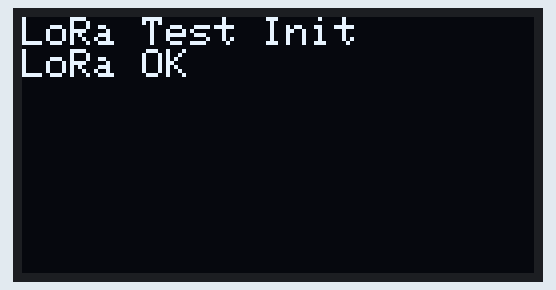
This sketch was run on a simulated ESP32. Shown: 128×64 one-colour display. Random numbers use the default seed unless the sketch sets one; no radio packets arrive unless stated.

Above: at 0.2 s.
At 1.46 s:
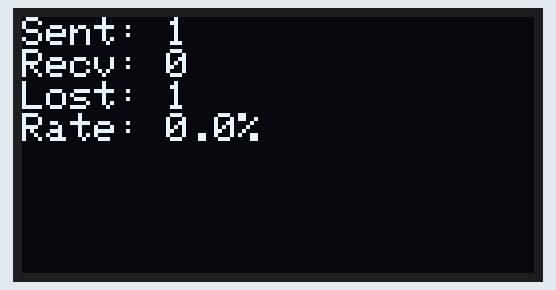
At 10.95 s:
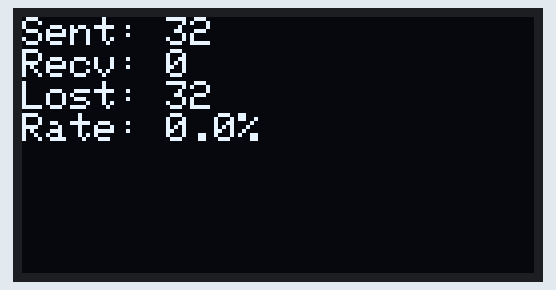
At 20.44 s:
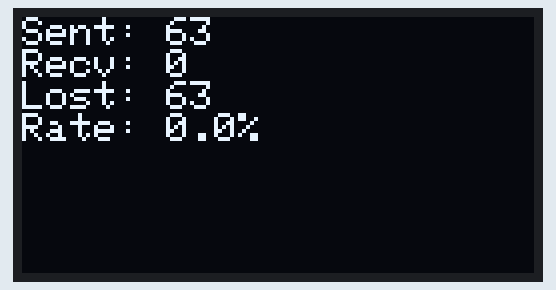
At 29.92 s:
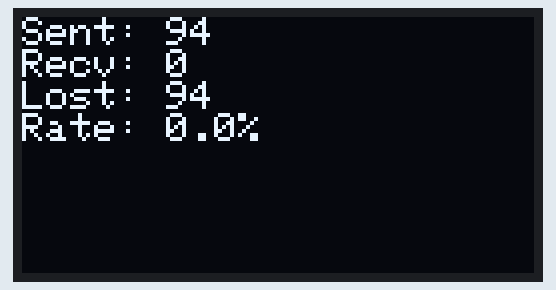
At 39.71 s:
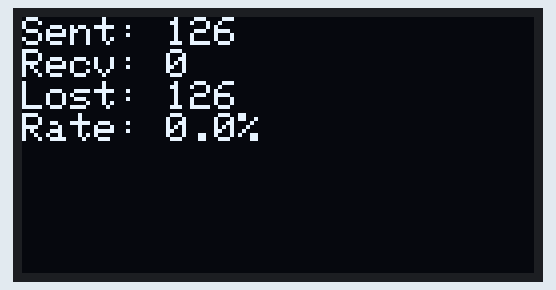

Measured:
- what the display in image 0 shows lasts 1.2 s, from 0.1 s to 1.3 s

The sketch:

Lilygo_sender.ino
```cpp
#include <SPI.h>
#include <LoRa.h>
#include <Wire.h>
#include <Adafruit_GFX.h>
#include <Adafruit_SSD1306.h>

#define LORA_SS 18
#define LORA_RST 14
#define LORA_DIO0 26
#define LORA_MOSI 27
#define LORA_MISO 19
#define LORA_SCK 5

#define LORA_FREQUENCY 868E6
#define LORA_BANDWIDTH 125E3
#define LORA_SPREADING_FACTOR 7
#define LORA_SYNC_WORD 0xF3
#define LORA_TX_POWER 20
#define LORA_CODING_RATE 5

#define OLED_WIDTH 128
#define OLED_HEIGHT 64
#define OLED_RESET -1
Adafruit_SSD1306 display(OLED_WIDTH, OLED_HEIGHT, &Wire, OLED_RESET);

#define PAYLOAD_SIZE 30
#define TIMEOUT_MS 130
#define CYCLE_DELAY_MS 91

uint8_t tx_buffer[PAYLOAD_SIZE];
uint8_t rx_buffer[PAYLOAD_SIZE];

uint32_t packets_sent = 0;
uint32_t packets_received = 0;
uint32_t packets_lost = 0;

void setup() {
    Serial.begin(115200);

    Wire.begin(21, 22);
    if(!display.begin(SSD1306_SWITCHCAPVCC, 0x3C)) {
        Serial.println("OLED init failed");
        while(1);
    }
    display.clearDisplay();
    display.setTextSize(1);
    display.setTextColor(SSD1306_WHITE);
    display.setCursor(0, 0);
    display.println("LoRa Test Init");
    display.display();

    SPI.begin(LORA_SCK, LORA_MISO, LORA_MOSI, LORA_SS);
    LoRa.setPins(LORA_SS, LORA_RST, LORA_DIO0);

    if(!LoRa.begin(LORA_FREQUENCY)) {
        display.println("LoRa init failed");
        display.display();
        while(1);
    }

    LoRa.setSignalBandwidth(LORA_BANDWIDTH);
    LoRa.setSpreadingFactor(LORA_SPREADING_FACTOR);
    LoRa.setSyncWord(LORA_SYNC_WORD);
    LoRa.setTxPower(LORA_TX_POWER, PA_OUTPUT_PA_BOOST_PIN);
    LoRa.setCodingRate4(LORA_CODING_RATE);
    //LoRa.setGain(0);
    //LoRa.enableCrc();  // Or disableCrc()
    //LoRa.disableCrc();

    display.println("LoRa OK");
    display.display();
    delay(1000);
}

void updateDisplay() {
    display.clearDisplay();
    display.setCursor(0, 0);

    display.print("Sent: ");
    display.println(packets_sent);

    display.print("Recv: ");
    display.println(packets_received);

    display.print("Lost: ");
    display.println(packets_lost);

    if(packets_sent > 0) {
        float success_rate = (float)packets_received / (float)packets_sent * 100.0f;
        display.print("Rate: ");
        display.print(success_rate, 1);
        display.println("%");
    }

    display.display();
}

void loop() {
    for(uint8_t i = 0; i < PAYLOAD_SIZE; i++) {
        tx_buffer[i] = random(0, 256);
    }

    LoRa.beginPacket();
    LoRa.write(tx_buffer, PAYLOAD_SIZE);
    LoRa.endPacket();
    packets_sent++;

    uint32_t start_time = millis();
    bool received = false;

    while(millis() - start_time < TIMEOUT_MS) {
        int packet_size = LoRa.parsePacket();

        if(packet_size == PAYLOAD_SIZE) {
            size_t idx = 0;
            while(LoRa.available() && idx < PAYLOAD_SIZE) {
                rx_buffer[idx++] = LoRa.read();
            }

            if(idx == PAYLOAD_SIZE) {
                bool match = true;
                for(uint8_t i = 0; i < PAYLOAD_SIZE; i++) {
                    if(rx_buffer[i] != tx_buffer[i]) {
                        match = false;
                        break;
                    }
                }

                if(match) {
                    packets_received++;
                    received = true;
                    break;
                }
            }
        }
    }

    if(!received) {
        packets_lost++;
    }

    updateDisplay();

    delay(CYCLE_DELAY_MS);
}
```
